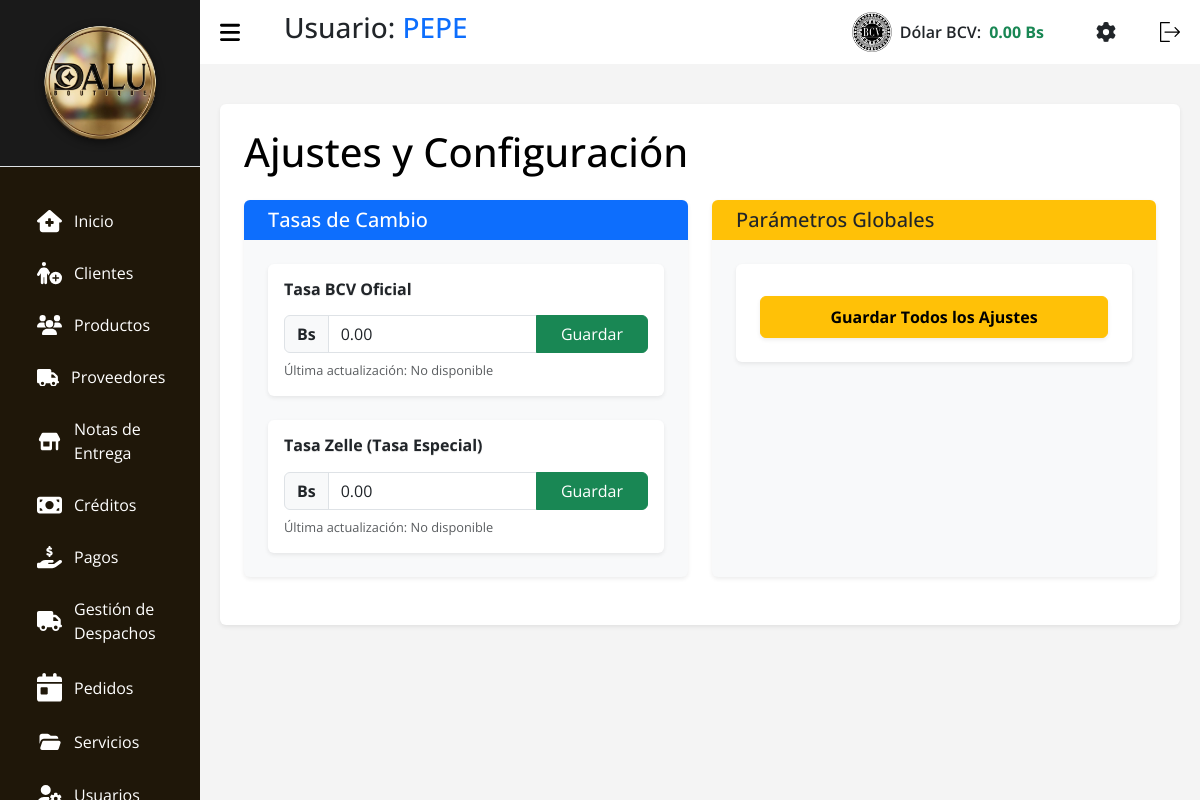
The app's page /index.php?c=Ajustes (signed in), older data.
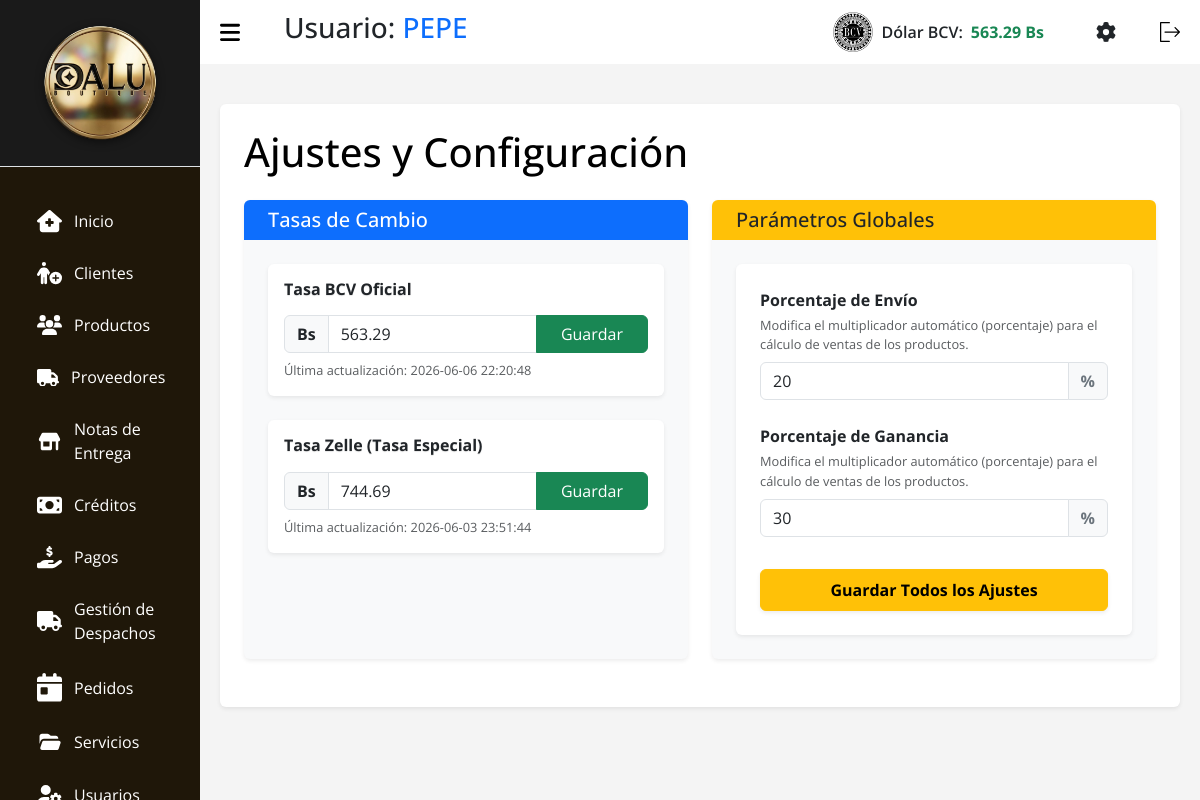
The same page, newer data.
### tables this page shows
CREATE TABLE `tasa` (
  `id` int(11) NOT NULL,
  `nombre` varchar(50) NOT NULL,
  `valor` decimal(10,2) NOT NULL,
  `fecha_actualizacion` datetime NOT NULL DEFAULT current_timestamp()
);

### src/Models/Tasa.php (called while the page is built, shortened)
<?php
class Tasa extends Conexion {
    public function getLatest($nombre = 'BCV') {
        try {
            $stmt = $this->prepare("SELECT * FROM tasa WHERE nombre = :nombre ORDER BY id DESC LIMIT 1");
            $stmt->bindParam(':nombre', $nombre, PDO::PARAM_STR);
            $stmt->execute();
            return $stmt->fetch(PDO::FETCH_ASSOC);
        } catch (PDOException $e) {
            return false;
        }
    }
}

### src/Models/Ajustes.php (called while the page is built, shortened)
<?php
class Ajustes extends Conexion {
    public function getAll() {
        try {
            $stmt = $this->prepare("SELECT * FROM ajustes");
            $stmt->execute();
            $results = $stmt->fetchAll(PDO::FETCH_ASSOC);
            $ajustes = [];
            foreach ($results as $row) {
                $ajustes[$row['clave']] = floatval($row['valor']);
            }
            return $ajustes;
        } catch (PDOException $e) {
            return [];
        }
    }
}

### src/Views/V_Ajustes.php (the view, shortened to what the changed rows need)
<!DOCTYPE html>
<html lang="es">
<head>
    <link rel="stylesheet" href="assets/css/css.css">
    <link rel="stylesheet" href="assets/css/header.css">
    <link rel="stylesheet" href="assets/bootstrap.min.css">
</head>
<body>
    <?php require_once __DIR__ . "/../Views/layout/header.php"; ?>
    <main>
        <div class="container bg-white p-4 rounded shadow-sm mt-3">
            <h1 class="titulo text-black mb-4">Ajustes y Configuración</h1>
            <div class="row">
                <div class="col-md-6 mb-4">
                    <div class="card shadow-sm h-100 border-0" style="background-color: #f8f9fa;">
                        <div class="card-header bg-primary text-white rounded-top border-0">
                            <h5 class="mb-0"><i class="fa fa-money-bill-wave me-2"></i>Tasas de Cambio</h5>
                        </div>
                        <div class="card-body p-4">
                            <form action="?c=Ajustes&accion=guardarTasa" method="POST" class="mb-4 p-3 bg-white shadow-sm rounded">
                                <h6 class="fw-bold mb-3">Tasa BCV Oficial</h6>
                                <div class="input-group mb-2">
                                    <span class="input-group-text bg-light fw-bold">Bs</span>
                                    <input type="number" step="0.0001" class="form-control" name="valor" value="<?= htmlspecialchars($tasaBcv['valor'] ?? '0.00') ?>" required>
                                    <button class="btn btn-success px-4" type="submit">Guardar</button>
                                </div>
                                <div class="text-muted" style="font-size: 0.8rem;">
                                    Última actualización: <?= htmlspecialchars($tasaBcv['fecha_actualizacion'] ?? 'No disponible') ?>
                                </div>
                            </form>
                            <form action="?c=Ajustes&accion=guardarTasa" method="POST" class="p-3 bg-white shadow-sm rounded">
                                <h6 class="fw-bold mb-3">Tasa Zelle (Tasa Especial)</h6>
                                <div class="input-group mb-2">
                                    <span class="input-group-text bg-light fw-bold">Bs</span>
                                    <input type="number" step="0.0001" class="form-control" name="valor" value="<?= htmlspecialchars($tasaZelle['valor'] ?? '0.00') ?>" required>
                                    <button class="btn btn-success px-4" type="submit">Guardar</button>
                                </div>
                                <div class="text-muted" style="font-size: 0.8rem;">
                                    Última actualización: <?= htmlspecialchars($tasaZelle['fecha_actualizacion'] ?? 'No disponible') ?>
                                </div>
                            </form>
                        </div>
                    </div>
                </div>
                <div class="col-md-6 mb-4">
                    <div class="card shadow-sm h-100 border-0" style="background-color: #f8f9fa;">
                        <div class="card-header bg-warning text-dark rounded-top border-0">
                            <h5 class="mb-0"><i class="fa fa-percent me-2"></i>Parámetros Globales</h5>
                        </div>
                        <div class="card-body p-4">
                            <form action="?c=Ajustes&accion=guardarAjustes" method="POST" class="bg-white shadow-sm rounded p-4">
                                <?php
                                $nombresLegibles = [
                                    'porcentaje_envio' => 'Porcentaje de Envío',
                                    'porcentaje_ganancia' => 'Porcentaje de Ganancia'
                                ];
                                foreach ($configuraciones as $clave => $valor):
                                    $nombreInput = $nombresLegibles[$clave] ?? ucfirst(str_replace('_', ' ', $clave));
                                ?>
                                    <div class="mb-4">
                                        <label class="form-label fw-bold text-dark mb-1"><?= htmlspecialchars($nombreInput) ?></label>
                                        <p class="text-muted mb-2" style="font-size: 0.8rem;">Modifica el multiplicador automático (porcentaje) para el cálculo de ventas de los productos.</p>
                                        <div class="input-group">
                                            <input type="number" step="0.01" class="form-control" name="ajustes[<?= htmlspecialchars($clave) ?>]" value="<?= htmlspecialchars($valor) ?>" required>
                                            <span class="input-group-text fw-bold text-secondary">%</span>
                                        </div>
                                    </div>
                                <?php endforeach; ?>
                                <button type="submit" class="btn btn-warning w-100 mt-2 py-2 fw-bold shadow-sm">Guardar Todos los Ajustes</button>
                            </form>
                        </div>
                    </div>
                </div>
            </div>
        </div>
    </main>
</body>
</html>

### src/Views/layout/header.php (shortened to what the changed rows need)
<?php
$tasaModel_header = new Tasa();
$tasaActual_header = $tasaModel_header->getLatest();
$tasaValor = $tasaActual_header ? number_format((float)$tasaActual_header['valor'], 2) : '0.00';
?>
<section id="sidebar">
  <div class="sidebar-heading border-bottom p-3" style="background-color: #1a1a1a; text-align: center;">
    <img src="assets/img/dalulisto.png" style="max-width: 80%; height: auto; filter: drop-shadow(0px 2px 4px rgba(0,0,0,0.5));" alt="Logo Dalu">
  </div>
  <ul class="side-menu">
    <li class="nav-item m-1 fs-6">
      <a class="nav-link active" aria-current="page" href="?c=Home">
        Inicio</a>
    </li>
    <li class="nav-item m-1 fs-6">
      <a class="nav-link" href="?c=Clientes">
        Clientes
      </a>
    </li>
    <li class="nav-item m-1 fs-6">
      <a class="nav-link" href="?c=Productos">
        Productos
      </a>
    </li>
    <li class="nav-item m-1 fs-6">
      <a class="nav-link" href="?c=Proveedores">
        Proveedores
      </a>
    </li>
    <li class="nav-item m-1 fs-6">
      <a class="nav-link" href="?c=Notas">
        Notas de
        <br>
        Entrega
      </a>
    </li>
    <li class="nav-item m-1 fs-6">
      <a class="nav-link" href="?c=Creditos">
        Créditos
      </a>
    </li>
    <li class="nav-item m-1 fs-6">
      <a class="nav-link" href="?c=Pagos">
        Pagos
      </a>
    <li class="nav-item m-1 fs-6">
      <a class="nav-link" href="?c=Despacho">
          Gestión de
          <br>
          Despachos
      </a>
    </li>
    <li class="nav-item m-1 fs-6">
      <a class="nav-link" href="?c=Pedidos">
        Pedidos
      </a>
    </li>
    <li class="nav-item m-1 fs-6">
      <a class="nav-link" href="?c=Servicios">
        Servicios
      </a>
    </li>
    <li class="nav-item  m-1 fs-6">
      <a class="nav-link" href="?c=Usuarios">
      </a>
    </li>
  </ul>
</section>
<section id="content">
  <nav>
    <h3 class="ms-3">Usuario: <span class="text-primary"><?= htmlspecialchars($_SESSION['nombre']) ?></span></h3>
    <div class="d-flex align-items-center ms-auto me-4" id="bcvDiv" style="cursor:pointer;" data-bs-toggle="modal" data-bs-target="#modalTasa">
        <img class="img-bcv me-2" src="assets/img/bcv2.png" alt="BCV" width="40">
        <span class="text-dark fw-semibold me-2">Dólar BCV:</span>
        <span class="text-success fw-bold" id="Dolar_bcv"><?= htmlspecialchars($tasaValor) ?> Bs</span>
    </div>
    <a href="?c=Ajustes" class="me-3 text-dark" title="Ajustes y Configuración">
    </a>
    <form action="index.php?c=login&a=Logout" method="POST">
      <button type="submit" style="background: none; border: none; cursor: pointer;">
      </button>
    </form>
  </nav>

Row changes from the older to the newer data that the page shows:
now on this page (row edited): tasa: valor "563.29", fecha_actualizacion "2026-06-06 22:20:48"
added tasa: valor "744.69", fecha_actualizacion "2026-06-03 23:51:44"
Text that changed along with them:
$tasaValor: "0.00" → (not shown)
form field valor: "0.00" → (not shown)
$tasaBcv['fecha_actualizacion']: "No disponible" → (not shown)
$tasaZelle['fecha_actualizacion']: "No disponible" → (not shown)
new list line: "Porcentaje de Envío Modifica el multiplicador automático (porcentaje) para el cálculo de ventas de los productos. 20 %"
new list line: "Porcentaje de Ganancia Modifica el multiplicador automático (porcentaje) para el cálculo de ventas de los productos. 30 %"
